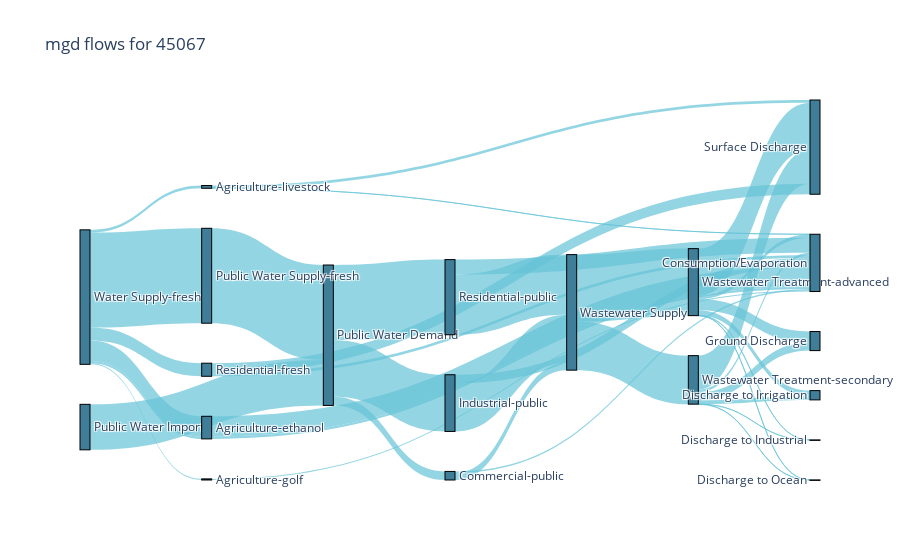
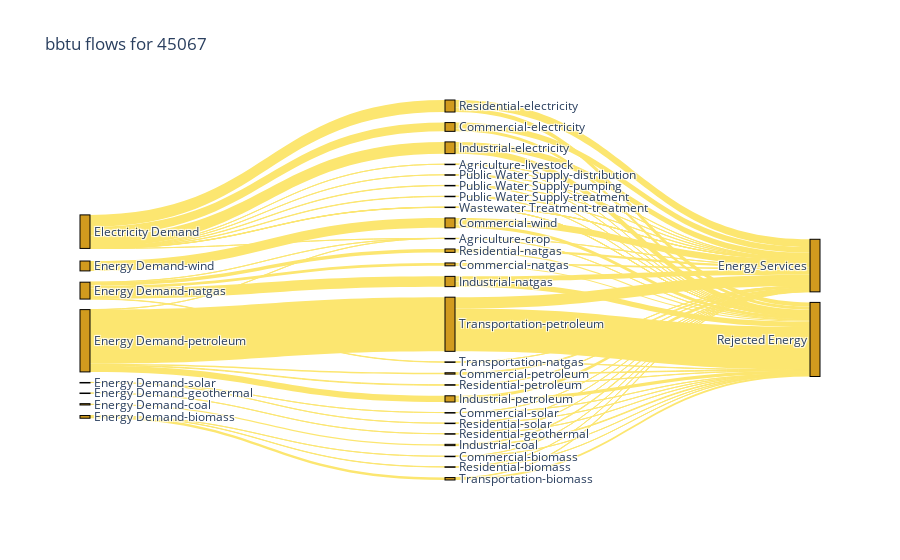

The code cell stored with these charts, in order, in its notebook:
### Markdown cell above
## Produce Water & Energy Sankey Diagrams for a County

### Code cell
%%time


viz = interflow.plot_sankey(data=df, region_name= region,
                       unit_type1 = 'mgd', unit_type2='bbtu', output_level=2, strip='total')

### Figure 1 — Plotly figure (JSON) as saved in the notebook; plotly's stock layout.template omitted (floating-point values rounded to 4 significant figures)
{"data": [{"link": {"color": "rgba(102, 195, 216, 0.7)", "source": [0, 0, 0, 0, 1, 1, 2, 3, 0, 0, 1, 4, 4, 5, 5, 6, 7, 7, 8, 8, 9, 9, 10, 10, 11, 11, 12, 12, 12, 12, 12, 12, 13, 13, 13, 13, 13, 13], "target": [5, 5, 6, 7, 8, 9, 1, 1, 3, 10, 11, 12, 13, 14, 14, 14, 14, 15, 14, 4, 14, 4, 14, 15, 14, 4, 14, 16, 17, 18, 19, 15, 14, 16, 17, 18, 19, 15], "value": [0.7315, 0.08046, 0.04, 0.1, 0.3079, 2.037, 1.635, 3.41, 3.41, 0.47, 2.7, 2.408, 1.743, 0.7315, 0.08046, 0.04, 0.001099, 0.0989, 0.04737, 0.2605, 0.3079, 1.729, 0.09372, 0.3763, 0.5384, 2.162, 0.1259, 0.3976, 0.0002158, 0.1934, 0.002208, 1.688, 0.09118, 0.2879, 0.0001563, 0.1401, 0.001599, 1.223]}, "node": {"color": "rgba(63, 125, 152, 1)", "label": ["Water Supply-fresh", "Public Water Demand", "Public Water Imports", "Public Water Supply-fresh", "Wastewater Supply", "Agriculture-ethanol", "Agriculture-golf", "Agriculture-livestock", "Commercial-public", "Industrial-public", "Residential-fresh", "Residential-public", "Wastewater Treatment-advanced", "Wastewater Treatment-secondary", "Consumption/Evaporation", "Surface Discharge", "Ground Discharge", "Discharge to Industrial", "Discharge to Irrigation", "Discharge to Ocean"], "line": {"color": "black", "width": 1}, "pad": 40, "thickness": 10}, "type": "sankey", "valuesuffix": "mgd"}], "layout": {"font": {"size": 12}, "title": {"text": "mgd flows for 45067"}}}

### Figure 2 — Plotly figure (JSON) as saved in the notebook; plotly's stock layout.template omitted (floating-point values rounded to 4 significant figures)
{"data": [{"link": {"color": "rgba(252, 230, 112, 1)", "source": [0, 1, 2, 3, 4, 5, 6, 1, 2, 3, 0, 1, 7, 2, 3, 4, 0, 2, 3, 1, 2, 3, 1, 1, 1, 1, 1, 1, 8, 8, 9, 9, 10, 10, 11, 11, 12, 12, 13, 13, 14, 14, 15, 15, 16, 16, 17, 17, 18, 18, 19, 19, 20, 20, 21, 21, 22, 22, 23, 23, 24, 24, 25, 25, 26, 26, 27, 27, 28, 28, 29, 29, 30, 30, 31, 31, 32, 32, 32, 32], "target": [10, 11, 12, 13, 14, 15, 16, 17, 18, 19, 23, 24, 25, 26, 27, 28, 29, 30, 31, 8, 8, 8, 9, 20, 21, 22, 32, 32, 33, 34, 33, 34, 33, 34, 33, 34, 33, 34, 33, 34, 33, 34, 33, 34, 33, 34, 33, 34, 33, 34, 33, 34, 33, 34, 33, 34, 33, 34, 33, 34, 33, 34, 33, 34, 33, 34, 33, 34, 33, 34, 33, 34, 33, 34, 33, 34, 33, 34, 33, 34], "value": [0.004814, 1.329, 0.4348, 0.2101, 0.0002665, 1.498, 0.2011, 1.779, 1.554, 0.9428, 0.03286, 1.822, 0.01151, 0.5201, 0.08253, 0.00151, 0.3693, 0.04713, 8.206, 0.0002481, 7.468e-08, 0.000115, 0.001271, 0.0121, 0.04307, 0.04545, 0.0221, 0.02656, 0.0002361, 0.0001271, 0.0008264, 0.000445, 0.003129, 0.001685, 0.8639, 0.4652, 0.2826, 0.1522, 0.1366, 0.07355, 0.0001732, 9.326e-05, 0.9739, 0.5244, 0.09855, 0.1026, 0.8715, 0.907, 0.7614, 0.7925, 0.462, 0.4808, 0.007866, 0.004235, 0.02799, 0.01507, 0.02954, 0.01591, 0.02136, 0.0115, 1.184, 0.6377, 0.007482, 0.004029, 0.3381, 0.182, 0.05365, 0.02889, 0.0009815, 0.0005285, 0.07756, 0.2918, 0.009897, 0.03723, 1.723, 6.483, 0.01436, 0.007735, 0.01726, 0.009296]}, "node": {"color": "rgba(209, 155, 30, 1)", "label": ["Energy Demand-biomass", "Electricity Demand", "Energy Demand-natgas", "Energy Demand-petroleum", "Energy Demand-solar", "Energy Demand-wind", "Energy Demand-coal", "Energy Demand-geothermal", "Agriculture-crop", "Agriculture-livestock", "Commercial-biomass", "Commercial-electricity", "Commercial-natgas", "Commercial-petroleum", "Commercial-solar", "Commercial-wind", "Industrial-coal", "Industrial-electricity", "Industrial-natgas", "Industrial-petroleum", "Public Water Supply-distribution", "Public Water Supply-pumping", "Public Water Supply-treatment", "Residential-biomass", "Residential-electricity", "Residential-geothermal", "Residential-natgas", "Residential-petroleum", "Residential-solar", "Transportation-biomass", "Transportation-natgas", "Transportation-petroleum", "Wastewater Treatment-treatment", "Energy Services", "Rejected Energy"], "line": {"color": "black", "width": 1}, "pad": 20, "thickness": 10}, "type": "sankey", "valuesuffix": "bbtu"}], "layout": {"font": {"size": 12}, "title": {"text": "bbtu flows for 45067"}}}
